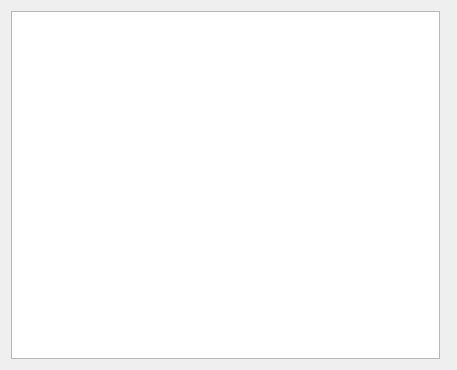
<ui version="4.0" >
 <class>FileManagementWidget</class>
 <widget class="QWidget" name="FileManagementWidget" >
  <property name="geometry" >
   <rect>
    <x>0</x>
    <y>0</y>
    <width>457</width>
    <height>370</height>
   </rect>
  </property>
  <property name="windowTitle" >
   <string>Form</string>
  </property>
  <layout class="QHBoxLayout" >
   <item>
    <widget class="QTreeView" name="treeView" />
   </item>
   <item>
    <widget class="QStackedWidget" name="stackedWidget" >
     <property name="sizePolicy" >
      <sizepolicy vsizetype="Preferred" hsizetype="Fixed" >
       <horstretch>0</horstretch>
       <verstretch>0</verstretch>
      </sizepolicy>
     </property>
     <property name="maximumSize" >
      <size>
       <width>170</width>
       <height>16777215</height>
      </size>
     </property>
     <widget class="QWidget" name="page" />
     <widget class="QWidget" name="page_2" />
    </widget>
   </item>
  </layout>
 </widget>
 <resources/>
 <connections/>
</ui>
